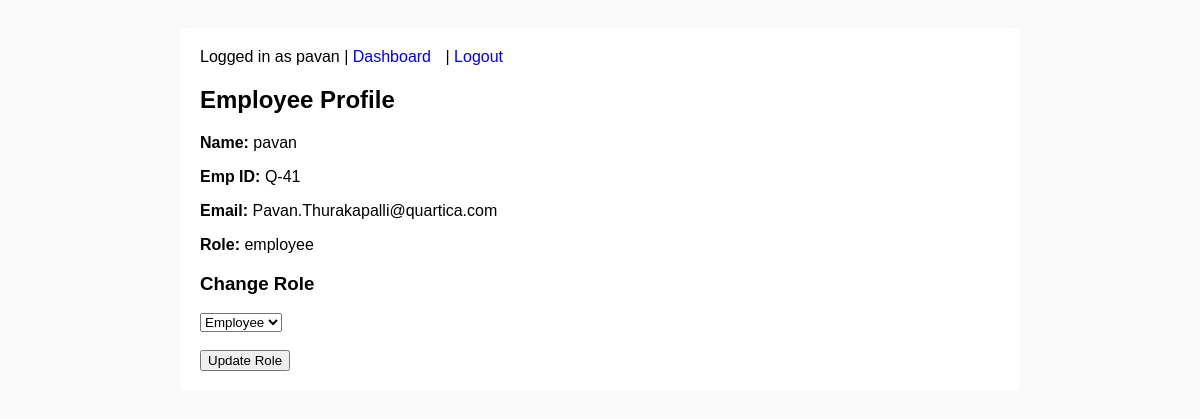
/profile/1 (signed in), run on the app's committed database.
### app/models.py (models this page shows, shortened)
class User(db.Model, UserMixin):
    id = db.Column(db.Integer, primary_key=True)
    name = db.Column(db.String(100), nullable=False)
    emp_id = db.Column(db.String(50), unique=True, nullable=False)
    email = db.Column(db.String(150), unique=True, nullable=False)
    password = db.Column(db.String(200), nullable=False)
    role = db.Column(db.String(20), default='employee')

### app/routes.py (the view)
@bp.route('/profile', methods=['GET', 'POST'])
@bp.route('/profile/<int:user_id>', methods=['GET', 'POST'])
@login_required
def profile(user_id=None):
    if user_id is None:
        user_id = current_user.id
    user = User.query.get_or_404(user_id)
    if request.method == 'POST' and current_user.role == 'admin':
        new_role = request.form.get('new_role')
        user.role = new_role
        db.session.commit()
        flash(f'Role updated to {new_role}.', 'success')
        return redirect(url_for('routes.profile', user_id=user.id))
    timesheets = Timesheet.query.filter_by(user_id=user.id).all()
    return render_template('profile.html', user=user, timesheets=timesheets)

### app/models.py (called while the page is built)
@login_manager.user_loader
def load_user(user_id):
    return User.query.get(int(user_id))

### app/templates/profile.html (shortened to what this page needs)
{% extends 'base.html' %}
{% block content %}
<h2>Employee Profile</h2>
<p><strong>Name:</strong> {{ user.name }}</p>
<p><strong>Emp ID:</strong> {{ user.emp_id }}</p>
<p><strong>Email:</strong> {{ user.email }}</p>
<p><strong>Role:</strong> {{ user.role }}</p>
{% if current_user.role == 'admin' %}
    <h3>Change Role</h3>
    <form method="POST" action="{{ url_for('routes.profile', user_id=user.id) }}">
        <select name="new_role" class="form-control">
            {% if user.role == 'employee' %}
                <option value="employee" selected>Employee</option>
            {% elif user.role == 'manager' %}
                <option value="manager" selected>Manager</option>
                <option value="employee">Employee</option>
            {% endif %}
        </select><br><br>
        <button type="submit" name="action" value="update" class="btn btn-primary">Update Role</button>
    </form>
{% endif %}
{% endblock %}

### app/templates/base.html (shortened to what this page needs)
<!DOCTYPE html>
<html lang="en">
<head>
</head>
<body>
<div class="container">
    <div class="nav">
        {% if current_user.is_authenticated %}
            Logged in as {{ current_user.name }} | <a href="{{ url_for('routes.dashboard') }}">Dashboard</a>
            | <a href="{{ url_for('routes.logout') }}">Logout</a>
        {% endif %}
    </div>
    {% block content %}{% endblock %}
</div>
</body>
</html>

### app/templates/base.html (style rules this page uses)
body { font-family: Arial, sans-serif; background-color: #f9f9f9; padding: 20px; }
.container { max-width: 800px; margin: auto; background: white; padding: 20px; border-radius: 8px; }
.nav { margin-bottom: 20px; }
.nav a { margin-right: 10px; text-decoration: none; }

### data on the page
User: name "pavan"
User: name "pavan", emp_id "Q-41", email "Pavan.Thurakapalli@quartica.com", role "employee", new_role "Employee"
